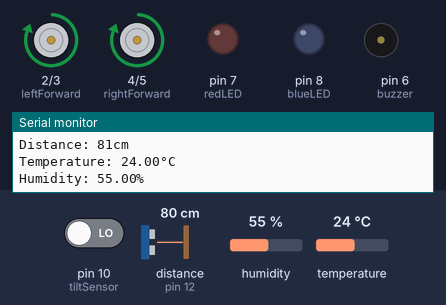
Simulated run of this sketch. Board: Arduino Uno, built with avr-gcc and run on an emulated ATmega328P. Parts: motor-driver pin pairs drawn as motors (green arrow = first pin HIGH = forward, orange = second pin HIGH = backward, longer = more drive), output pins drawn as LEDs (lit = HIGH), buzzer (waves = sounding), the last lines printed to the serial monitor. Wiring (inferred from the names in the program): ultrasonic range finder: trigger pin 11; echo pin 12. Dashed ring = blinking. The inputs (shaded band) are chosen by the test bench; at power-on: pin 10 (tiltSensor) LOW, distance to the obstacle (sensor on pin 12) 80 cm, humidity 55 %, temperature 24 °C. The echo pulse lasts 58.3 µs per cm; pins used as bus, display or sensor lines are not drawn.

Above: at 1.8 s.
1.9 s: pin 10 (tiltSensor) driven HIGH
At 2.9 s:
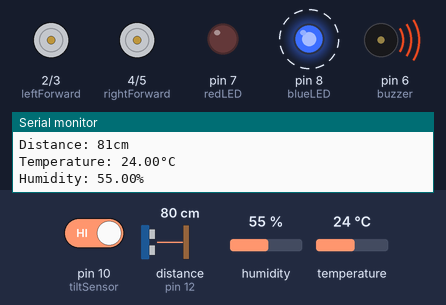
5.5 s: pin 10 (tiltSensor) driven LOW
At 6.6 s:
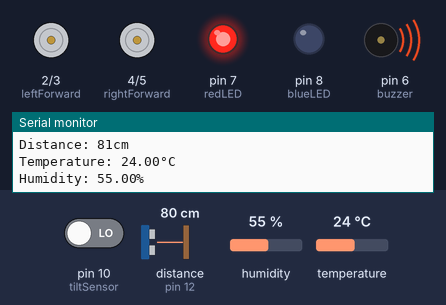
8.6 s: distance to the obstacle (sensor on pin 12) set to 22 cm
10.3 s: distance to the obstacle (sensor on pin 12) set to 18 cm
At 12.0 s:
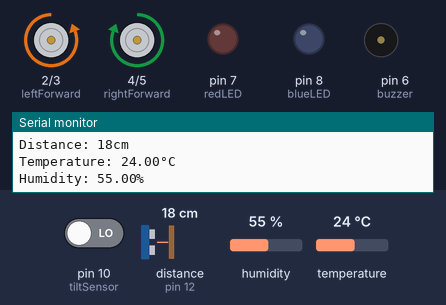
12.7 s: distance to the obstacle (sensor on pin 12) set to 35 cm
At 14.6 s:
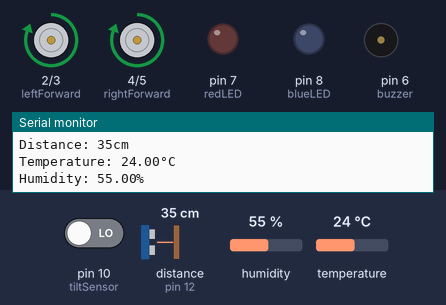
Timing chart, 0 to 15.9 s (numbered marks = the images above; inputs shaded):
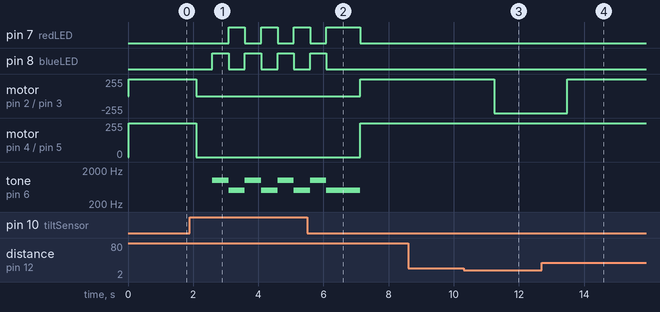

Measured:
- the behaviour switches between 20 and 19 cm on distance to the obstacle (sensor on pin 12) (found by bisection; images 2 and 3)
- after the input at 1.9 s, pin 7 (redLED): alternates HIGH for 0.50 s and LOW for 0.50 s, starting after 1.2 s; pin 8 (blueLED): alternates HIGH for 0.50 s and LOW for 0.50 s, starting after 0.69 s
- after the input at 5.5 s, pin 8 (blueLED): goes on until 6.1 s, then stays LOW; motor on pin 2 (leftForward) / pin 3 (leftBackward), motor on pin 4 (rightForward) / pin 5 (rightBackward): stopped → forward 255/255 after 1.6 s
- after the input at 10.3 s, motor on pin 2 (leftForward) / pin 3 (leftBackward): forward 255/255 → backward 255/255 after 0.93 s
- after the input at 12.7 s, motor on pin 2 (leftForward) / pin 3 (leftBackward): backward 255/255 → forward 255/255 after 0.79 s

The sketch:

kaisa.ino
```cpp
#include <dht.h>

dht DHT;
#define DHT11_PIN 9

int trig = 11;
int echo = 12;

int duration = 0;
int distance = 0;

const int buzzer = 6;

int tiltSensor = 10;

int tiltValue;

const int leftForward = 2;
const int leftBackward = 3;
const int rightForward = 4;
const int rightBackward = 5;

int redLED = 7;
int blueLED = 8;

void setup()
{
  pinMode(trig, OUTPUT);
  pinMode(echo, INPUT);

  pinMode(leftForward , OUTPUT);
  pinMode(leftBackward , OUTPUT);
  pinMode(rightForward , OUTPUT);
  pinMode(rightBackward , OUTPUT);

  pinMode(redLED, OUTPUT);
  pinMode(blueLED, OUTPUT);

  Serial.begin(9600);
}

void loop()
{
  int chk = DHT.read11(DHT11_PIN);

  Serial.flush();

  digitalWrite(trig, HIGH);
  delayMicroseconds(1000);
  digitalWrite(trig, LOW);

  delayMicroseconds(10);
  digitalWrite(trig, LOW);

  duration = pulseIn(echo, HIGH);
  distance= (duration/2)/28.5;

  if (distance < 20)
  {
    digitalWrite(leftForward , LOW);
    digitalWrite(leftBackward , HIGH);
    digitalWrite(rightForward , HIGH);
    digitalWrite(rightBackward , LOW);
    delay(100);
  } else {
    digitalWrite(leftForward , HIGH);
    digitalWrite(leftBackward , LOW);
    digitalWrite(rightForward , HIGH);
    digitalWrite(rightBackward , LOW);
  }

  if (digitalRead(tiltSensor) == 1)
  {
    bool a = true;

    while (a == true)
    {
      digitalWrite(leftForward , LOW);
      digitalWrite(leftBackward , LOW);
      digitalWrite(rightForward , LOW);
      digitalWrite(rightBackward , LOW);

      delay(500);
      digitalWrite(redLED, LOW);

      tone(buzzer, 1000);
      digitalWrite(blueLED, HIGH);

      delay(500);
      digitalWrite(blueLED, LOW);

      tone(buzzer, 500);
      digitalWrite(redLED, HIGH);

      if (digitalRead(tiltSensor) == 0)
      {
        break;
      }
    }
  } else {
    noTone(buzzer);

    digitalWrite(redLED, LOW);
    digitalWrite(blueLED, LOW);
  }

  Serial.flush();

  Serial.print("Distance: ");
  Serial.print(distance);
  Serial.println("cm");

  Serial.print("Temperature: ");
  Serial.print(DHT.temperature);
  Serial.println("°C");

  Serial.print("Humidity: ");
  Serial.print(DHT.humidity);
  Serial.println("%");

  Serial.println("");

  delay(1000);
}
```
